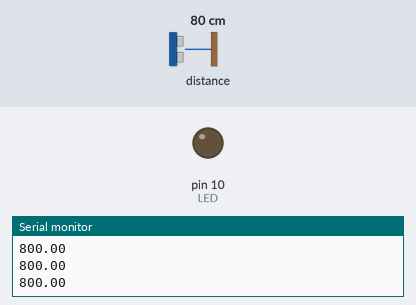
Simulated run of this sketch. Board: Arduino Uno, built with avr-gcc and run on an emulated ATmega328P. Parts: output pins drawn as LEDs (lit = HIGH), the last lines printed to the serial monitor. The inputs (shaded band) are chosen by the test bench; at power-on: distance to the obstacle 80 cm.

Above: at 1.2 s.
1.3 s: distance to the obstacle set to 2 cm
At 1.94 s:
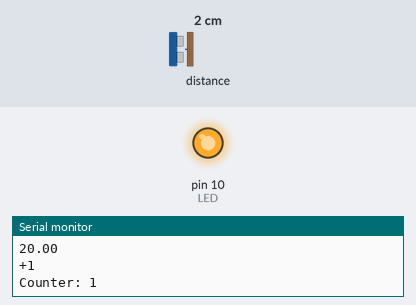
Timing chart, 0 to 4.3 s (numbered marks = the images above; inputs shaded):
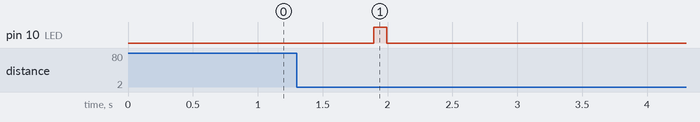

Measured:
- after the input at 1.3 s, pin 10 (LED): LOW → HIGH after 0.59 s, → LOW 0.10 s later

The sketch:

IRCounterSuoleVL53L0X.ino
```cpp
#include <Wire.h>
#include <VL53L0X.h>
#include <MedianFilter.h>

#define MAX_DISTANCE 30
#define LED          10                                                                                       // светодиод
#define BUTTON        9                                                                                       // кнопка

MedianFilter test(10, 0);
VL53L0X sensor;
float sum = 0;

float sensorvalue = 0;


//
float WorkPointMm = -1.0;

float delta = 3.0; // 0.45 0.5 0.8

int counter = 0; // -1

unsigned int maxCount = 20;
//


int EndBlink() {
  for (int i = 0; i<3; i++) {
    digitalWrite(LED, HIGH);                                                                              // мигаем
    delay(70);
    digitalWrite(LED, LOW);
    delay(70);
  }
}

int Blink() {
  digitalWrite(LED, HIGH);                                                                              // мигаем
  delay(100);
  digitalWrite(LED, LOW);
}

float AveradgeDist() {
  int val = sensor.readRangeSingleMillimeters();
  test.in(val);
  val = test.out();

  //-val = constrain(val, 100, 320);    // limits range of sensor values to between 10 and 150 //-----

  //-Serial.print("val value = "); Serial.println(val);
  int prevVal = val;
  delay(5);
  sum = 0;
  float  arrayofreadings[2];
  for (int i = 0; i < 2; i++)
  {
    int val = sensor.readRangeSingleMillimeters();
    test.in(val);
    val = test.out();
    arrayofreadings[i] = val;
    if (sensor.timeoutOccurred()) {
      Serial.println(" TIMEOUT");
    }
    sum = sum + arrayofreadings[i];
      //-Serial.print("sensor value = ");Serial.print(val); //-Serial.print("     ");
    //-Serial.print("sum value = ");Serial.println(sum);
  }

  sensorvalue = sum  / 2;
  //sensorvalue = measure.RangeMilliMeter;
  //-Serial.print("sensor value = ");

  for(int i = 0; i < 2; i++)
  {
    if(abs(prevVal - sensorvalue) <= 2) // відкидаємо випадкові похибки після зміни відстані
    {
      Serial.println(sensorvalue);
      return sensorvalue;
    }
    else
    {
      //Serial.println("ERROR!");
      for (int i = 0; i < 3; i++)
      {
        sensor.readRangeSingleMillimeters(); // after error we need 2 measurements before we get normal data
      }
    }
  }
  return -1;
}


void setup()
{
  Serial.begin(115200);
  Wire.begin();

  sensor.init();
  sensor.setTimeout(500);

  // Start continuous back-to-back mode (take readings as
  // fast as possible).  To use continuous timed mode
  // instead, provide a desired inter-measurement period in
  // ms (e.g. sensor.startContinuous(100)).
  sensor.setMeasurementTimingBudget(50000); //200000
  sensor.startContinuous();

  sensor.setSignalRateLimit(0.15); // 0.25 MCPS //0.1

  // sensor.setVcselPulsePeriod(VL53L0X::VcselPeriodPreRange, 18); // 14 and 10 PCLKs
  //sensor.setVcselPulsePeriod(VL53L0X::VcselPeriodFinalRange, 14);


  pinMode(LED, OUTPUT);
  pinMode(BUTTON, INPUT);
}


void loop()
{

  float t_cm = AveradgeDist(); // считываем показания датчика
  if(AveradgeDist())
  {


  if (abs(t_cm - WorkPointMm) > delta) {   //abs(t_cm - WorkPointMm) > delta                                                    // если большое отклонение

    if (WorkPointMm == -1.0)                                // если забрали руку
    {
        WorkPointMm = t_cm;                                                               // новая рабочая точка
    }
    else
    {                                                                                      // если приклали руку
      if(WorkPointMm - t_cm > delta)
      {
        WorkPointMm = -1.0;
        counter++;
        Serial.println("+1");
        Serial.print("Counter: ");
        Serial.println(counter);
        Blink();
      }
    }
    }

    if (counter >= maxCount) {                                                                         // если стопка заполнена

        digitalWrite(LED, HIGH);
        delay(1500);                                                                              // пауза для последней стельки
        float dist = 0.0;                                                                         // временная дистанция
        do {                                                                                      // цикл ожидания "забирания" стопки стельки
            delay(100);
            dist = AveradgeDist();                                                                // считываем показания датчика
        } while (dist < 240);  // 24.5                                                                    // если стопка пустая

        digitalWrite(LED, LOW);                                                                   // выключаем светодиод
        delay(4000);                                                                              // пауза для забора стельки

        for(int i = 0; i < 3; i++) // after distanse was changed we need 2 measurements before we get normal data
          AveradgeDist();

        EndBlink(); // мигаем

        counter = 0;                                                                              // обнуляем счетчик

        WorkPointMm = AveradgeDist();                                                           // новая рабочая точка
    }

  } // if first


} // loop END
```
